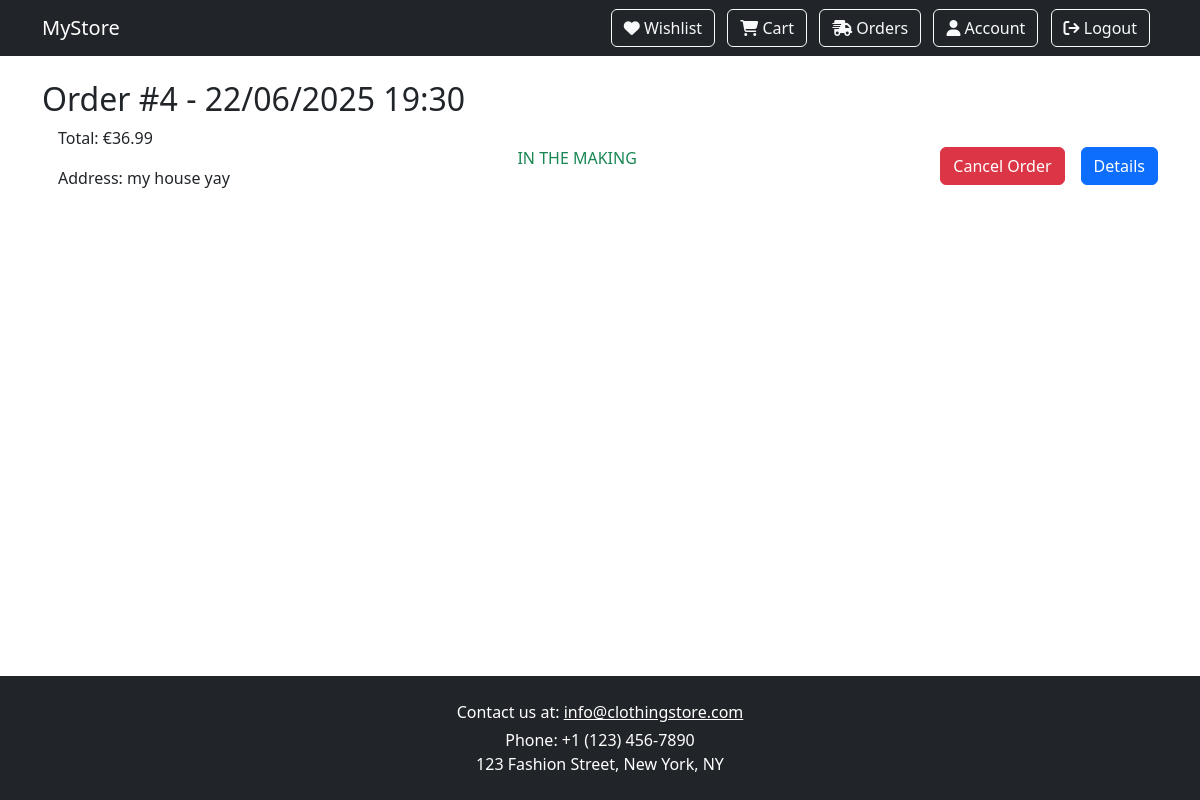
/shop/order/ (signed in), run on an earlier commit of the app's database.
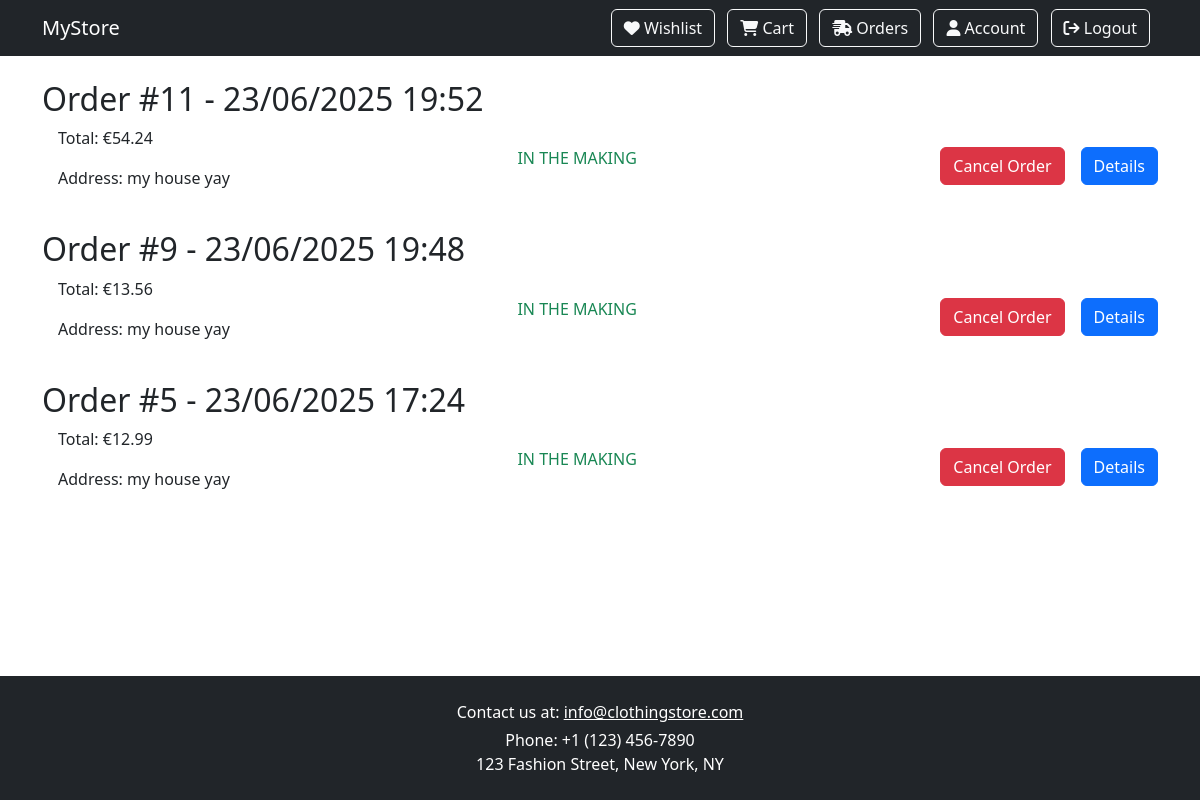
And on a later commit of the database.
### shop/models.py (models this page shows, shortened)
class Order(models.Model):
    user = models.ForeignKey(Profile, on_delete=models.PROTECT, related_name="orders")
    total = models.DecimalField(max_digits=10, decimal_places=2, validators=[MinValueValidator(Decimal('0.00'))])
    date = models.DateTimeField(auto_now_add=True)
    address = models.CharField(max_length=255)
    status = models.ForeignKey(Status, on_delete=models.SET_NULL, null=True, blank=True, related_name="status")

class Status(models.Model):
    name = models.CharField(max_length=50, unique=True)
    def __str__(self):
        return self.name
    class Meta:
        ordering = ['name']
        verbose_name_plural = "Statuses"

### shop/views.py (the view)
# urls.py: path("order/", views.order_summery.as_view(), name="order_summary"),
class order_summery(ListView):
    model = Order
    template_name = 'order_summary.html'
    context_object_name = 'orders'
    def get_context_data(self, **kwargs):
        context = super().get_context_data(**kwargs)
        user = self.request.user
        orders = Order.objects.filter(user__user=user).order_by('-date')
        context['orders'] = orders
        context['is_client'] = user.is_authenticated and user.groups.filter(name='client').exists()
        context['is_manager'] = user.is_authenticated and user.groups.filter(name='manager').exists()
        context['is_admin'] = user.is_authenticated and user.is_superuser
        return context

### products/models.py (called while the page is built)
    def __str__(self):
        return self.name

### templates/order_summary.html (shortened to what this page needs)
{% extends 'base.html' %}
{% load static %}
{% block content %}
    {% for order in orders %}
        <div class="mb-4 cart-container">
            <h2>Order #{{ order.id }} - {{ order.date|date:"d/m/Y H:i" }}</h2>
            <div class="d-flex align-items-center justify-content-between">
                <div class="ms-3">
                    <p>Total: €{{ order.total }}</p>
                    <p>Address: {{ order.address }}</p>
                </div>
                <div class="ms-3">
                    <p class="text-success">{{ order.status }}</p>
                </div>
                <div class="ms-3 d-flex gap-3">
                    {% if order.status.id == 1 %}
                        <div class="ms-3">
                            <form method="post" action="{% url 'cancel_order' order.id %}">
                                <button type="submit" class="btn btn-danger">Cancel Order</button>
                            </form>
                        </div>
                    {% endif %}
                    <button class="btn btn-primary" type="button" data-bs-toggle="collapse"
                            data-bs-target="#orderDetails{{ order.id }}">
                        Details
                    </button>
                </div>
            </div>
        </div>
    {% endfor %}
{% endblock %}

What changed in the data, as far as the page shows it:
removed Order: id "4", date "22/06/2025 19:30", total "36.99", address "my house yay", status "IN THE MAKING", shows "Cancel Order"
added Order: id "11", date "23/06/2025 19:52", total "54.24", address "my house yay", status "IN THE MAKING", shows "Cancel Order"
added Order: id "9", date "23/06/2025 19:48", total "13.56", address "my house yay", status "IN THE MAKING", shows "Cancel Order"
added Order: id "5", date "23/06/2025 17:24", total "12.99", address "my house yay", status "IN THE MAKING", shows "Cancel Order"
